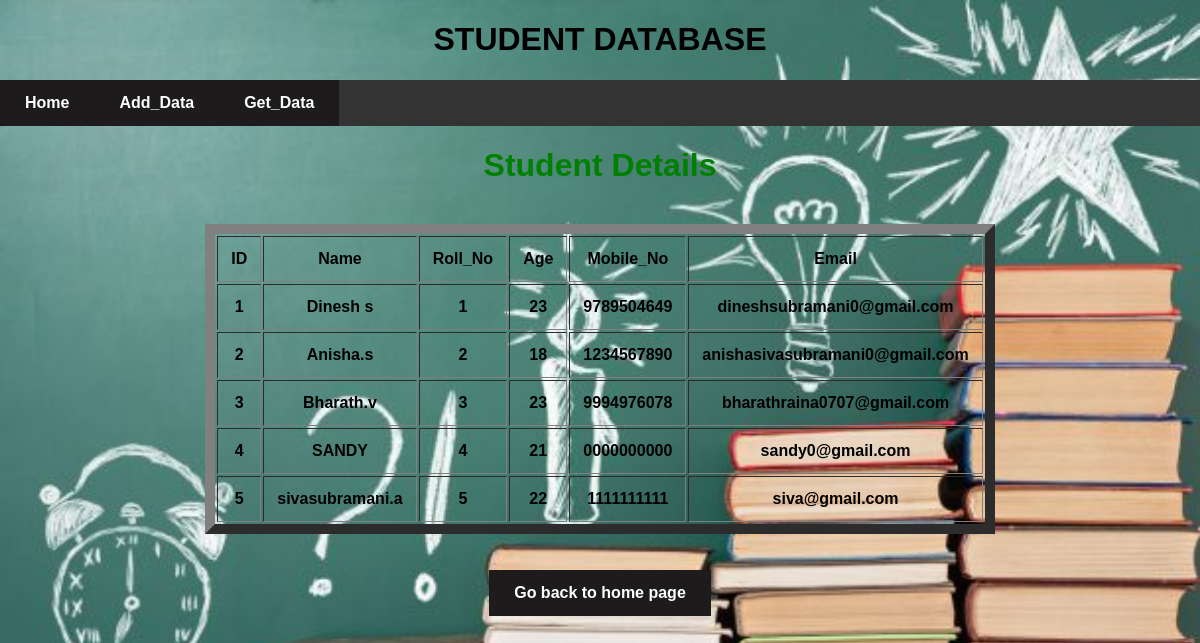
Page /student_info on the committed database.
### tables this page shows
CREATE TABLE Student_Info (id INTEGER PRIMARY KEY AUTOINCREMENT, name TEXT NOT NULL , Roll_No TEXT NOT NULL, Age TEXT NOT NULL,  Mobile_No TEXT UNIQUE NOT NULL, Email TEXT UNIQUE NOT NULL);

### student_database.py (the view)
@app.route("/student_info")
def student_info():
    connection = sqlite3.connect("student_detials.db")
    connection.row_factory = sqlite3.Row
    cursor = connection.cursor()
    cursor.execute("select * from Student_Info")
    rows = cursor.fetchall()
    return render_template("student_info.html",rows = rows)

### templates/student_info.html (shortened to what this page needs)
<!DOCTYPE html>
<html>
<head>
<h1 style="text-align: center;">STUDENT DATABASE</h1>
</head>
<body>
<div class="topnav">
  <a class="active" href="Home">Home</a>
  <a href="Add_Data">Add_Data</a>
  <a href="student_info">Get_Data</a>
</div>
</body>
</html>
<!DOCTYPE html>
 <html>
 <head>
 </head>
 <body>
 <h1 style="color: green">Student  Details</h1><br>
 <table align="center" cellspacing = "2" cellpadding = "13" border = "10" width="700" >
  <thead>
  <td>ID</td>
  <td>Name</td>
  <td>Roll_No</td>
  <td>Age</td>
  <td>Mobile_No</td>
  <td>Email</td>
  </thead>
  {% for row in rows %}
  <tr>
  <td>{{row["id"]}}</td>
  <td>{{row["name"]}}</td>
  <td>{{row["Roll_No"]}}</td>
  <td>{{row["Age"]}}</td>
  <td>{{row["Mobile_No"]}}</td>
  <td>{{row["Email"]}}</td>
  </tr>
  {% endfor %}
  </table>
 <br><br>
 <a href="/">Go back to home page</a>
 </body>
 </html>

### templates/student_info.html (style rules this page uses)
body { background-image: url('/static/base.jpg'); background-size: cover; text-align: center; }
body { margin: 0; font-family: Arial, Helvetica, sans-serif; }
.topnav { overflow: hidden; background-color: #333; }
.topnav a { float: left; color: #f2f2f2; text-align: center; padding: 14px 16px; text-decoration: none; font-size: 25p; }
body { background-image: url('/static/student_info.jpg'); background-size: cover; text-align: center; font-weight: bold; font-size: medium; }
a:link, a:visited { background-color: #1d1b1b; color: rgb(255, 255, 255); padding: 14px 25px; text-align: center; text-decoration: none; display: inline-block; }

### rows in the picture
Student_Info: id "1", name "Dinesh s", Roll_No "1", Age "23", Mobile_No "9789504649", Email "dineshsubramani0@gmail.com"
Student_Info: id "2", name "Anisha.s", Roll_No "2", Age "18", Mobile_No "1234567890", Email "anishasivasubramani0@gmail.com"
Student_Info: id "3", name "Bharath.v", Roll_No "3", Age "23", Mobile_No "9994976078", Email "bharathraina0707@gmail.com"
Student_Info: id "4", name "SANDY", Roll_No "4", Age "21", Mobile_No "0000000000", Email "sandy0@gmail.com"
Student_Info: id "5", name "sivasubramani.a", Roll_No "5", Age "22", Mobile_No "1111111111", Email "siva@gmail.com"
